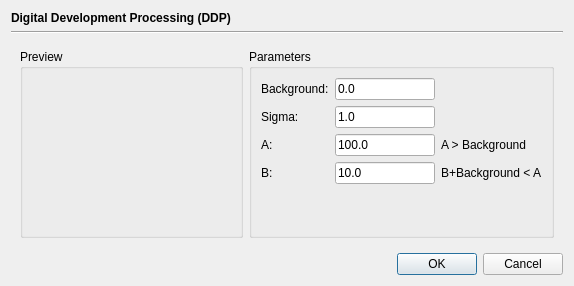
<?xml version="1.0" encoding="UTF-8"?>
<ui version="4.0">
 <class>OpDDPDialog</class>
 <widget class="QDialog" name="OpDDPDialog">
  <property name="geometry">
   <rect>
    <x>0</x>
    <y>0</y>
    <width>574</width>
    <height>286</height>
   </rect>
  </property>
  <property name="windowTitle">
   <string>Dialog</string>
  </property>
  <layout class="QVBoxLayout" name="verticalLayout">
   <item>
    <widget class="QLabel" name="label">
     <property name="font">
      <font>
       <bold>true</bold>
      </font>
     </property>
     <property name="text">
      <string>Digital Development Processing (DDP)</string>
     </property>
    </widget>
   </item>
   <item>
    <widget class="Line" name="line">
     <property name="orientation">
      <enum>Qt::Horizontal</enum>
     </property>
    </widget>
   </item>
   <item>
    <widget class="QWidget" name="widget_2" native="true">
     <layout class="QHBoxLayout" name="horizontalLayout">
      <item>
       <widget class="QGroupBox" name="groupBox_2">
        <property name="sizePolicy">
         <sizepolicy hsizetype="Expanding" vsizetype="Expanding">
          <horstretch>0</horstretch>
          <verstretch>1</verstretch>
         </sizepolicy>
        </property>
        <property name="title">
         <string>Preview</string>
        </property>
        <layout class="QVBoxLayout" name="verticalLayout_2"/>
       </widget>
      </item>
      <item>
       <widget class="QGroupBox" name="groupBox">
        <property name="title">
         <string>Parameters</string>
        </property>
        <layout class="QGridLayout" name="gridLayout">
         <item row="2" column="1">
          <widget class="QLineEdit" name="aField">
           <property name="maximumSize">
            <size>
             <width>100</width>
             <height>16777215</height>
            </size>
           </property>
           <property name="text">
            <string>100.0</string>
           </property>
          </widget>
         </item>
         <item row="0" column="1">
          <widget class="QLineEdit" name="backgroundField">
           <property name="sizePolicy">
            <sizepolicy hsizetype="Fixed" vsizetype="Fixed">
             <horstretch>0</horstretch>
             <verstretch>0</verstretch>
            </sizepolicy>
           </property>
           <property name="maximumSize">
            <size>
             <width>100</width>
             <height>16777215</height>
            </size>
           </property>
           <property name="text">
            <string>0.0</string>
           </property>
          </widget>
         </item>
         <item row="2" column="2">
          <widget class="QLabel" name="label_6">
           <property name="text">
            <string>A &gt; Background</string>
           </property>
          </widget>
         </item>
         <item row="1" column="0">
          <widget class="QLabel" name="label_3">
           <property name="text">
            <string>Sigma:</string>
           </property>
          </widget>
         </item>
         <item row="3" column="1">
          <widget class="QLineEdit" name="bField">
           <property name="maximumSize">
            <size>
             <width>100</width>
             <height>16777215</height>
            </size>
           </property>
           <property name="text">
            <string>10.0</string>
           </property>
          </widget>
         </item>
         <item row="3" column="2">
          <widget class="QLabel" name="label_7">
           <property name="text">
            <string>B+Background &lt; A</string>
           </property>
          </widget>
         </item>
         <item row="1" column="1">
          <widget class="QLineEdit" name="sigmaField">
           <property name="maximumSize">
            <size>
             <width>100</width>
             <height>16777215</height>
            </size>
           </property>
           <property name="text">
            <string>1.0</string>
           </property>
          </widget>
         </item>
         <item row="0" column="0">
          <widget class="QLabel" name="label_2">
           <property name="text">
            <string>Background:</string>
           </property>
          </widget>
         </item>
         <item row="3" column="0">
          <widget class="QLabel" name="label_5">
           <property name="text">
            <string>B:</string>
           </property>
          </widget>
         </item>
         <item row="2" column="0">
          <widget class="QLabel" name="label_4">
           <property name="text">
            <string>A:</string>
           </property>
          </widget>
         </item>
         <item row="4" column="1">
          <spacer name="verticalSpacer">
           <property name="orientation">
            <enum>Qt::Vertical</enum>
           </property>
           <property name="sizeHint" stdset="0">
            <size>
             <width>20</width>
             <height>40</height>
            </size>
           </property>
          </spacer>
         </item>
        </layout>
       </widget>
      </item>
     </layout>
    </widget>
   </item>
   <item>
    <widget class="QDialogButtonBox" name="buttonBox">
     <property name="orientation">
      <enum>Qt::Horizontal</enum>
     </property>
     <property name="standardButtons">
      <set>QDialogButtonBox::Cancel|QDialogButtonBox::Ok</set>
     </property>
    </widget>
   </item>
  </layout>
 </widget>
 <tabstops>
  <tabstop>backgroundField</tabstop>
  <tabstop>sigmaField</tabstop>
  <tabstop>aField</tabstop>
  <tabstop>bField</tabstop>
 </tabstops>
 <resources/>
 <connections>
  <connection>
   <sender>buttonBox</sender>
   <signal>accepted()</signal>
   <receiver>OpDDPDialog</receiver>
   <slot>accept()</slot>
   <hints>
    <hint type="sourcelabel">
     <x>248</x>
     <y>254</y>
    </hint>
    <hint type="destinationlabel">
     <x>157</x>
     <y>274</y>
    </hint>
   </hints>
  </connection>
  <connection>
   <sender>buttonBox</sender>
   <signal>rejected()</signal>
   <receiver>OpDDPDialog</receiver>
   <slot>reject()</slot>
   <hints>
    <hint type="sourcelabel">
     <x>316</x>
     <y>260</y>
    </hint>
    <hint type="destinationlabel">
     <x>286</x>
     <y>274</y>
    </hint>
   </hints>
  </connection>
 </connections>
</ui>
